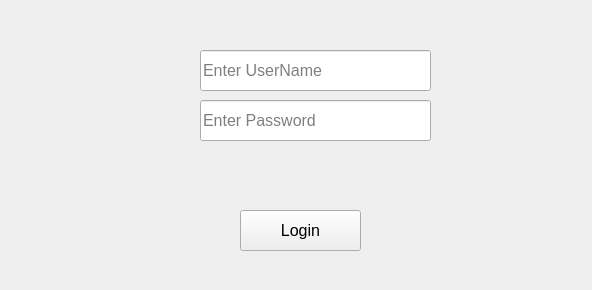
<?xml version="1.0" encoding="UTF-8"?>
<ui version="4.0">
 <class>Form</class>
 <widget class="QWidget" name="Form">
  <property name="geometry">
   <rect>
    <x>0</x>
    <y>0</y>
    <width>592</width>
    <height>290</height>
   </rect>
  </property>
  <property name="windowTitle">
   <string>Login Form</string>
  </property>
  <widget class="QLineEdit" name="lineEdit">
   <property name="geometry">
    <rect>
     <x>200</x>
     <y>50</y>
     <width>231</width>
     <height>41</height>
    </rect>
   </property>
   <property name="font">
    <font>
     <family>Segoe UI</family>
     <pointsize>12</pointsize>
    </font>
   </property>
   <property name="placeholderText">
    <string>Enter UserName</string>
   </property>
  </widget>
  <widget class="QPushButton" name="pushButton">
   <property name="geometry">
    <rect>
     <x>240</x>
     <y>210</y>
     <width>121</width>
     <height>41</height>
    </rect>
   </property>
   <property name="font">
    <font>
     <family>Segoe UI</family>
     <pointsize>12</pointsize>
    </font>
   </property>
   <property name="text">
    <string>Login</string>
   </property>
  </widget>
  <widget class="QLabel" name="label">
   <property name="geometry">
    <rect>
     <x>200</x>
     <y>150</y>
     <width>231</width>
     <height>31</height>
    </rect>
   </property>
   <property name="font">
    <font>
     <family>Segoe UI</family>
     <pointsize>7</pointsize>
     <weight>75</weight>
     <bold>true</bold>
    </font>
   </property>
   <property name="text">
    <string/>
   </property>
  </widget>
  <widget class="QLineEdit" name="lineEdit_2">
   <property name="geometry">
    <rect>
     <x>200</x>
     <y>100</y>
     <width>231</width>
     <height>41</height>
    </rect>
   </property>
   <property name="font">
    <font>
     <family>Segoe UI</family>
     <pointsize>12</pointsize>
    </font>
   </property>
   <property name="echoMode">
    <enum>QLineEdit::Password</enum>
   </property>
   <property name="placeholderText">
    <string>Enter Password</string>
   </property>
  </widget>
 </widget>
 <resources/>
 <connections/>
</ui>
